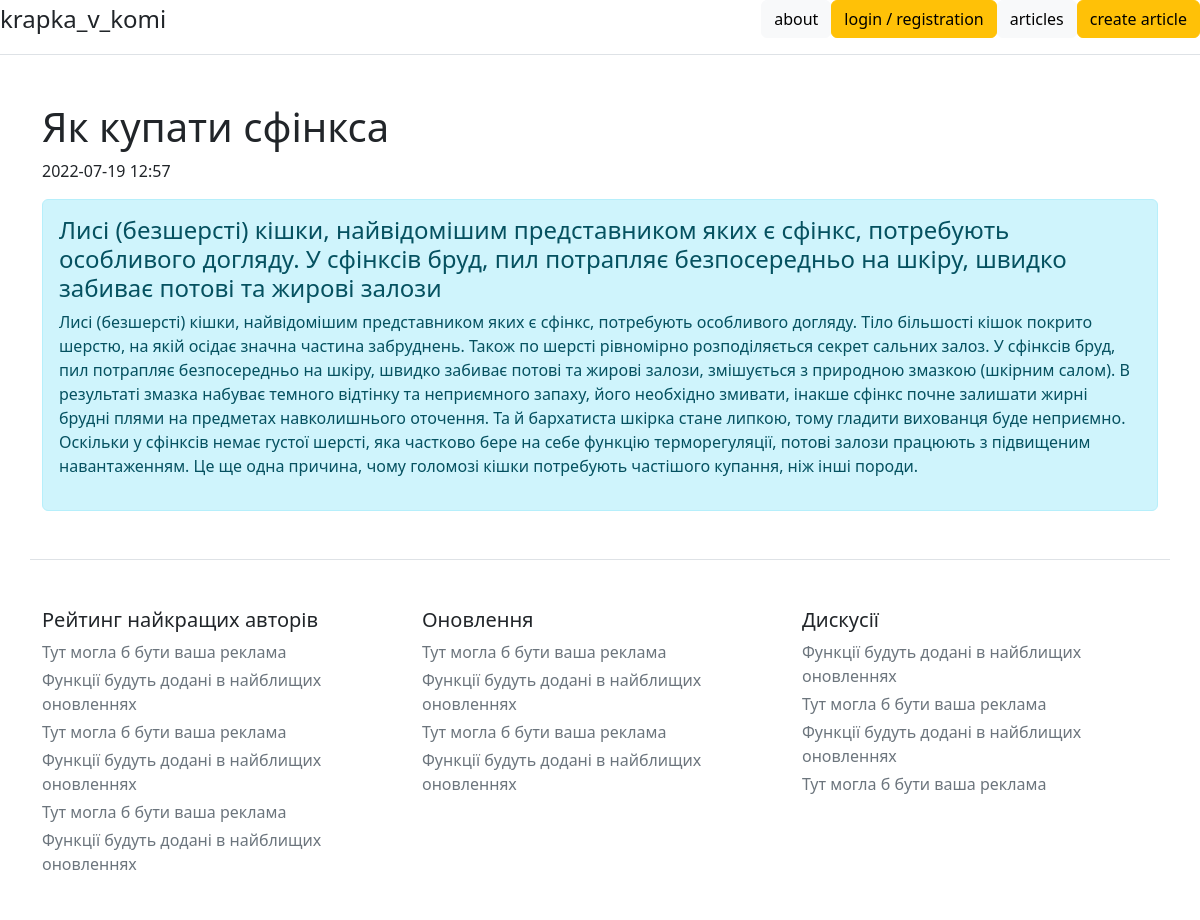
/posts/1, run on the app's committed database.
### tables this page shows
CREATE TABLE "data2" (
	"id"	,
	"title"	,
	"intro"	,
	"text"	,
	"date"	,
	"user"	
);

### sweater/post.py (the view)
@app.route('/posts/<string:id>')
def post(id):
    database = sqlite3.connect('blog2.db')
    cursor = database.cursor()
    art_title = cursor.execute('SELECT title FROM data2 WHERE id == ?', (id,)).fetchone()
    art_title = clear(art_title)
    art_intro = cursor.execute('SELECT intro FROM data2 WHERE id == ?', (id,)).fetchone()
    art_intro = clear(art_intro)
    art_time = cursor.execute('SELECT date FROM data2 WHERE id == ?', (id,)).fetchone()
    art_time = clear(art_time)
    art_text = cursor.execute('SELECT text FROM data2 WHERE id == ?', (id,)).fetchone()
    art_text = clear(art_text)
    artitle = [art_title, art_intro, art_time, art_text]
    return render_template('post.html', artitle=artitle)

### clear.py (called while the page is built)
def clear(txt_db):
    txt_db = str(txt_db)
    test = ''
    if len(str(txt_db))>5:
        test += txt_db[0] + txt_db[1] + txt_db[-3] + txt_db[-2] + txt_db[-1]
        if test == "('',)":
            if len(txt_db) > 5:
                clear_txt = ''
                for i in range(2, len(str(txt_db))-3, 1):
                    clear_txt += txt_db[i]
                return clear_txt
        else:
            return txt_db
    else:
        return txt_db

### sweater/templates/post.html (shortened to what this page needs)
{% extends 'base.html' %}
{% block body %}
<div class="container mt-5">
    <h1>{{artitle[0]}}</h1>
    <p>{{artitle[2]}}</p>
    <div class="alert alert-info">
    <h4>{{artitle[1]}}</h4>
    <p>{{artitle[3]}}</p>
    </div>
    </div>
{% endblock %}

### data on the page
data2: title "Як купати сфінкса", intro "Лисі (безшерсті) кішки, найвідомішим представником яких є сфінкс, потребують особливого догляду. У сфінксів бруд, пил потрапляє безпосередньо на шкіру, швидко забиває потові та жирові залози", text "Лисі (безшерсті) кішки, найвідомішим представником яких є сфінкс, потребують особливого догляду. Тіло більшості кішок покрито шерстю, на якій осідає значна частина забруднень. Також по шерсті рівномірно розподіляється секрет сальних залоз. У сфінксів бруд, пил потрапляє безпосередньо на шкіру, швидко забиває потові та жирові залози, змішується з природною змазкою (шкірним салом). В результаті змазка набуває темного відтінку та неприємного запаху, його необхідно змивати, інакше сфінкс почне залишати жирні брудні плями на предметах навколишнього оточення. Та й бархатиста шкірка стане липкою, тому гладити вихованця буде неприємно. Оскільки у сфінксів немає густої шерсті, яка частково бере на…"

### other printed values
{{ artitle[2] }} "2022-07-19 12:57"
